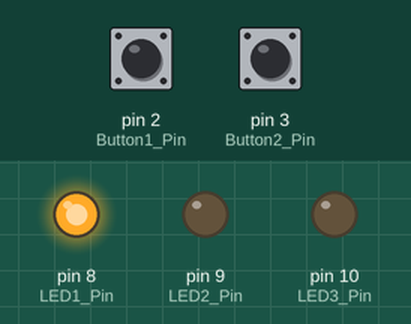
Simulated run of this sketch. Board: Arduino Uno, built with avr-gcc and run on an emulated ATmega328P. Shown: output pins drawn as LEDs (lit = HIGH). Dashed ring = blinking. Inputs (shaded band) come from the test bench; at power-on: pin 3 (Button2_Pin) LOW, pin 2 (Button1_Pin) LOW. What the sketch prints to the serial monitor is not drawn.

Above: at 1.2 s.
1.3 s: pin 3 (Button2_Pin) pulled HIGH for 0.15 s
At 2.7 s:
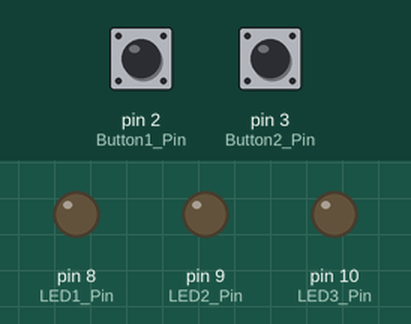
4.4 s: pin 3 (Button2_Pin) pulled HIGH for 1 s
At 6.5 s:
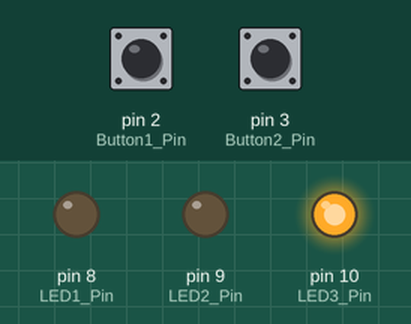
8.4 s: pin 3 (Button2_Pin) pulled HIGH for 0.15 s
At 10.2 s:
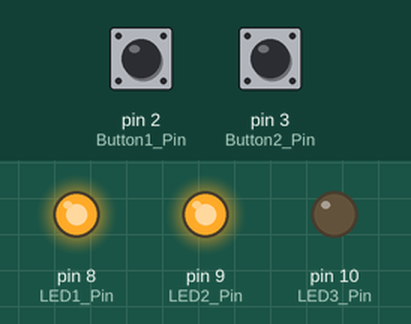
11.5 s: pin 3 (Button2_Pin) pulled HIGH for 3.2 s
At 13.0 s:
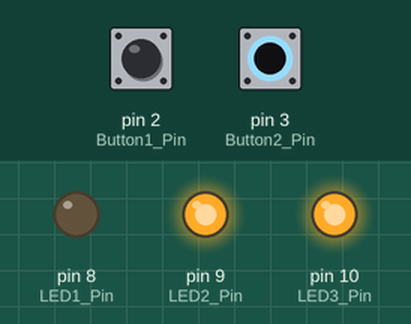
17.7 s: pin 2 (Button1_Pin) pulled HIGH for 0.15 s
20.7 s: pin 3 (Button2_Pin) pulled HIGH for 0.15 s
At 21.3 s:
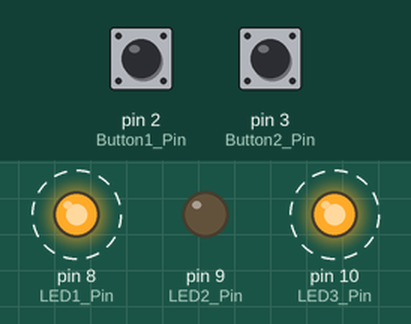
Timing chart, 0 to 24.8 s (numbered marks = the images above; inputs shaded):
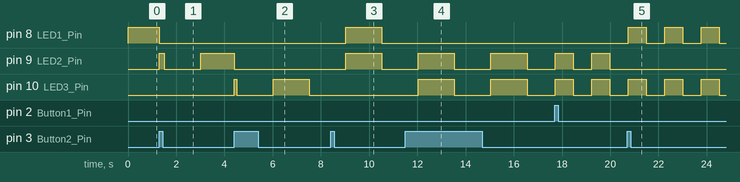

Measured:
- after the input at 1.3 s, pin 9 (LED2_Pin): LOW → HIGH at once, → LOW 0.20 s later, → HIGH 1.5 s later
- after the input at 4.4 s, pin 10 (LED3_Pin): LOW → HIGH at once, → LOW 0.11 s later, → HIGH 1.5 s later, → LOW 1.5 s later
- after the input at 8.4 s, pin 8 (LED1_Pin), pin 9 (LED2_Pin): LOW → HIGH after 0.63 s, → LOW 1.5 s later; pin 10 (LED3_Pin): stays LOW (without the input it goes to HIGH after 0.63 s)
- after the input at 11.5 s, pin 8 (LED1_Pin): stops changing and stays LOW; pin 10 (LED3_Pin): alternates HIGH for 1.5 s and LOW for 1.5 s, starting after 0.54 s
- after the input at 20.7 s, pin 8 (LED1_Pin): alternates HIGH for 0.76 s and LOW for 0.76 s, starting at once; pin 9 (LED2_Pin): stops changing and stays LOW

The sketch:

state.ino
```cpp
/*
	Define pin numbers
    Variable to store off/on state
    Array to store activation LED state pattern
    variable for flash frequency
    variable to store led pattern/combination
    variable to store last time the button has changed
    variable to store the timer
*/

//Pin numbers
const int Button1_Pin = 2;
const int Button2_Pin = 3;

const int LED1_Pin = 8;
const int LED2_Pin = 9;
const int LED3_Pin = 10;

bool On_Off_State = HIGH;
bool LED_Activation_States[3] = {true, false, false};

int flash_frequency = 1500;
int Selected_Pattern = 1;

unsigned long Last_Time_Button1_Pressed = 0;
unsigned long Last_Time_Button2_Pressed = 0;
unsigned long flash_timer = 0;
int Debounce_Delay = 50;


void setup()
{
  pinMode(LED1_Pin, OUTPUT);
  pinMode(LED2_Pin, OUTPUT);
  pinMode(LED3_Pin, OUTPUT);
  pinMode(Button1_Pin, INPUT);
  pinMode(Button2_Pin, INPUT);
  Serial.begin(9600);
}

void Flash_LEDs(){

  if ( millis() > (flash_timer + flash_frequency)){
    On_Off_State = !On_Off_State;
    flash_timer = millis();

  }

  Serial.println(flash_timer);

  if (LED_Activation_States[0] == true){
    digitalWrite(LED1_Pin, On_Off_State);
  }
  else {
    digitalWrite(LED1_Pin, LOW);
  }

  if (LED_Activation_States[1] == true){
    digitalWrite(LED2_Pin, On_Off_State);
  }
  else {
    digitalWrite(LED2_Pin, LOW);
  }

  if (LED_Activation_States[2] == true){
    digitalWrite(LED3_Pin, On_Off_State);
  }
  else {
    digitalWrite(LED3_Pin, LOW);
  }

}


void loop()
{
  bool Button1_Read = digitalRead(Button1_Pin);
  bool Button2_Read = digitalRead(Button2_Pin);

  // check if button1 has been pressed
  if (Button1_Read == HIGH){
    if ( (millis() - Last_Time_Button1_Pressed) > Debounce_Delay){
 		flash_frequency = flash_frequency / 2;
    }

    if (flash_frequency < 40){
      flash_frequency = 1500;
    }
    Last_Time_Button1_Pressed = millis();
  }

  // check if button2 has been pressed
  if (Button2_Read == HIGH){
    if ( (millis() - Last_Time_Button2_Pressed) > Debounce_Delay){
 		Selected_Pattern++;
    }

    if (Selected_Pattern > 7){
      Selected_Pattern = 0;
    }

    switch (Selected_Pattern){
      case 0:
      	LED_Activation_States[0] = false;
      	LED_Activation_States[1] = false;
      	LED_Activation_States[2] = false;
    	break;
      case 1:
      	LED_Activation_States[0] = true;
      	LED_Activation_States[1] = false;
      	LED_Activation_States[2] = false;
    	break;
      case 2:
      	LED_Activation_States[0] = false;
      	LED_Activation_States[1] = true;
      	LED_Activation_States[2] = false;
    	break;
      case 3:
      	LED_Activation_States[0] = false;
      	LED_Activation_States[1] = false;
      	LED_Activation_States[2] = true;
    	break;
      case 4:
      	LED_Activation_States[0] = true;
      	LED_Activation_States[1] = true;
      	LED_Activation_States[2] = false;
    	break;
      case 5:
      	LED_Activation_States[0] = false;
      	LED_Activation_States[1] = true;
      	LED_Activation_States[2] = true;
    	break;
      case 6:
      	LED_Activation_States[0] = true;
      	LED_Activation_States[1] = false;
      	LED_Activation_States[2] = true;
    	break;
      case 7:
      	LED_Activation_States[0] = true;
      	LED_Activation_States[1] = true;
      	LED_Activation_States[2] = true;
    	break;
    }

    Last_Time_Button2_Pressed = millis();
  }

  Flash_LEDs();
}
```
